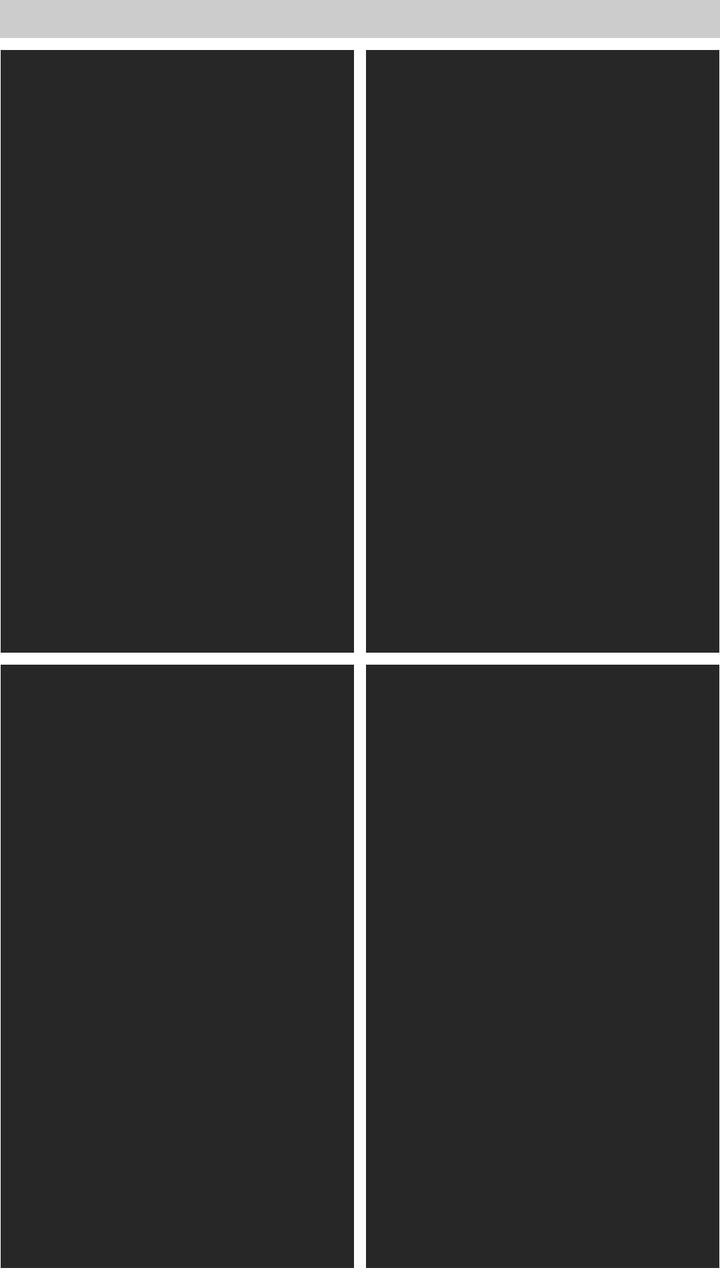
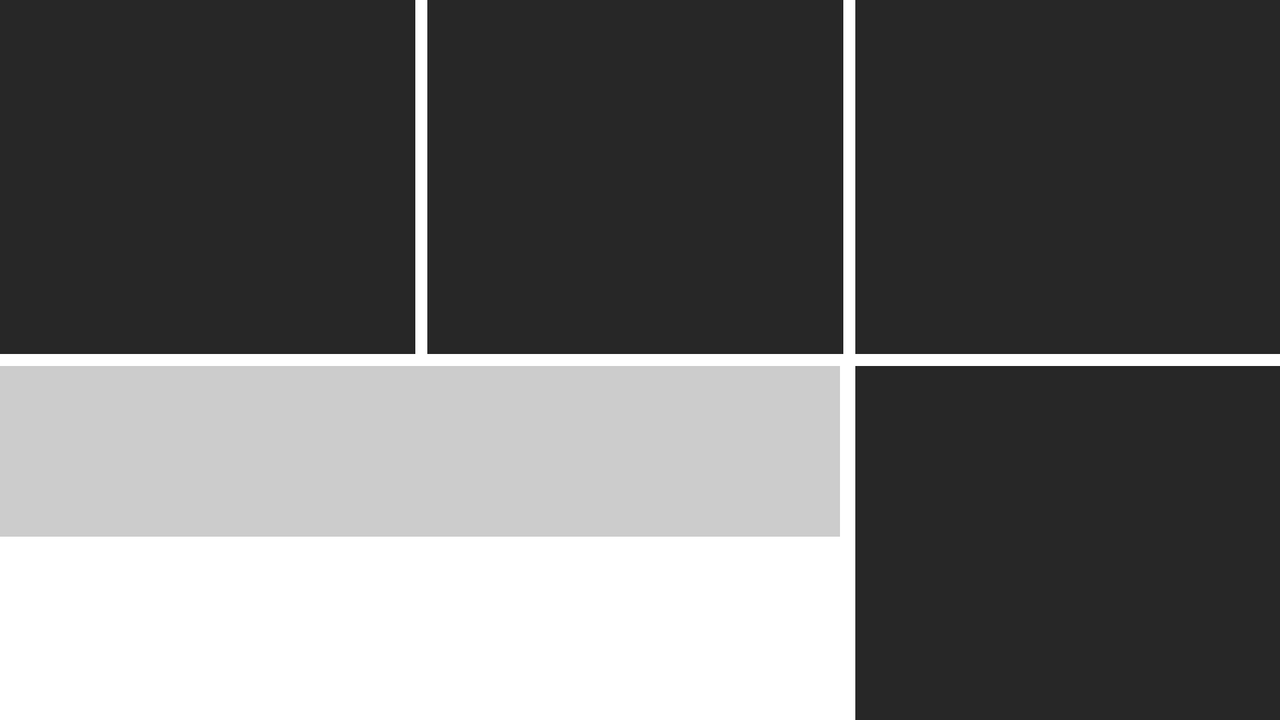

The same Android screen from two of the app's own layout files: first res/layout/ as a phone draws it, then the author's variant for another configuration, drawn on a device whose configuration selects that folder. Both files follow.
<!-- AndroidManifest.xml: application theme AppTheme -->
<!-- res/layout/fragment_name.xml -->
<LinearLayout xmlns:android="http://schemas.android.com/apk/res/android"
    xmlns:tools="http://schemas.android.com/tools"
    android:layout_width="match_parent"
    android:layout_height="match_parent"
    android:paddingLeft="0dp"
    android:paddingRight="0dp"
    android:paddingTop="0dp"
    android:paddingBottom="0dp"
    android:orientation="vertical"
    tools:context="net.project104.civyshkbirds.FragmentName">

    <TextView
        android:id="@+id/question"
        android:layout_width="match_parent"
        android:layout_height="wrap_content"
        android:layout_gravity="center"
        android:gravity="center"
        android:background="@color/half_transparent_background"/>

    <LinearLayout
        android:layout_width="match_parent"
        android:layout_height="0dp"
        android:layout_weight="1"
        android:layout_marginLeft="-3dp"
        android:layout_marginRight="-3dp"
        android:layout_marginTop="3dp"
        android:orientation="horizontal">

        <include android:id="@+id/composite0"
            layout="@layout/button_image"/>

        <include android:id="@+id/composite1"
            layout="@layout/button_image"/>

    </LinearLayout>

    <LinearLayout
        android:layout_width="match_parent"
        android:layout_height="0dp"
        android:layout_weight="1"
        android:layout_marginLeft="-3dp"
        android:layout_marginRight="-3dp"
        android:layout_marginBottom="3dp"
        android:orientation="horizontal">

        <include android:id="@+id/composite2"
            layout="@layout/button_image"/>

        <include android:id="@+id/composite3"
            layout="@layout/button_image"/>

    </LinearLayout>

</LinearLayout>
<!-- res/layout/button_image.xml (included above) -->
<?xml version="1.0" encoding="utf-8"?>
<RelativeLayout xmlns:android="http://schemas.android.com/apk/res/android"
                xmlns:app="http://schemas.android.com/apk/res-auto"
                android:layout_width="0dp"
                android:layout_height="match_parent"
                android:layout_weight="1"
                android:layout_margin="3dp">
    <Button
        android:tag="button"
        android:layout_width="match_parent"
        android:layout_height="match_parent"
        android:background="@color/image_border"
        android:longClickable="true"/>

    <ImageView
        android:tag="picture"
        android:layout_width="match_parent"
        android:layout_height="match_parent"
        android:elevation="40px"
        android:scaleType="centerCrop"
        android:layout_margin="3dp"/>

    <ImageView
        android:tag="icon"
        android:layout_width="@dimen/image_button_icon_size"
        android:layout_height="@dimen/image_button_icon_size"
        android:elevation="80px"
        android:layout_alignParentLeft="true"
        android:layout_alignParentBottom="true"
        android:scaleType="fitCenter"
        android:layout_margin="6dp"/>



</RelativeLayout>
<!-- resources referenced by this layout -->
<resources>
  <color name="half_transparent_background">#80999999</color>
  <color name="image_border">#ff272727</color>
  <dimen name="image_button_icon_size">60dp</dimen>
  <style name="AppTheme" parent="Theme.AppCompat.Light.DarkActionBar">
          <item name="android:textSize">20sp</item>
      </style>
</resources>
<!-- res/layout-land/fragment_name.xml (the author's variant of the layout above) -->
<!-- drawn on the phone turned sideways -->
<TableLayout xmlns:android="http://schemas.android.com/apk/res/android"
    xmlns:tools="http://schemas.android.com/tools"
    android:layout_width="match_parent"
    android:layout_height="match_parent"
    tools:context="net.project104.civyshkbirds.FragmentName">

    <LinearLayout
        android:layout_width="match_parent"
        android:layout_height="0dp"
        android:layout_weight="1"
        android:orientation="horizontal">

        <LinearLayout
            android:layout_width="0dp"
            android:layout_height="match_parent"
            android:layout_weight="2"
            android:orientation="horizontal">

            <include android:id="@+id/composite0"
                android:layout_width="0dp"
                android:layout_height="match_parent"
                android:layout_weight="1"
                android:layout_marginRight="3dp"
                android:layout_marginBottom="3dp"
                layout="@layout/button_image"/>

            <include android:id="@+id/composite1"
                android:layout_width="0dp"
                android:layout_height="match_parent"
                android:layout_weight="1"
                android:layout_marginRight="3dp"
                android:layout_marginLeft="3dp"
                android:layout_marginBottom="3dp"
                layout="@layout/button_image"/>

        </LinearLayout>

        <include android:id="@+id/composite2"
            android:layout_width="0dp"
            android:layout_height="match_parent"
            android:layout_weight="1"
            android:layout_marginLeft="3dp"
            android:layout_marginBottom="3dp"
            layout="@layout/button_image"/>

    </LinearLayout>

    <LinearLayout
        android:layout_width="match_parent"
        android:layout_height="0dp"
        android:layout_weight="1"
        android:orientation="horizontal">

        <LinearLayout
            android:layout_width="0dp"
            android:layout_height="match_parent"
            android:layout_weight="2"
            android:orientation="vertical">

            <TextView
                android:id="@+id/question"
                android:layout_width="match_parent"
                android:layout_height="0dp"
                android:layout_weight="1"
                android:layout_gravity="center"
                android:gravity="center"
                android:layout_marginRight="3dp"
                android:layout_marginBottom="6dp"
                android:layout_marginTop="3dp"
                android:background="@color/half_transparent_background"/>

            <View
                android:layout_width="match_parent"
                android:layout_height="0dp"
                android:layout_weight="1" />

        </LinearLayout>

        <include android:id="@+id/composite3"
            android:layout_width="0dp"
            android:layout_height="match_parent"
            android:layout_weight="1"
            android:layout_marginLeft="3dp"
            android:layout_marginTop="3dp"
            layout="@layout/button_image"/>

    </LinearLayout>

</TableLayout>
